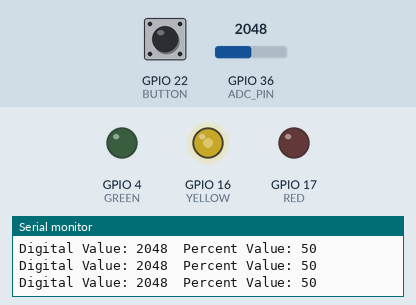
This sketch was run on a simulated ESP32. Parts: output pins drawn as LEDs (lit = HIGH), the last lines printed to the serial monitor. Dashed ring = blinking. The inputs (shaded band) are chosen by the test bench; at power-on: GPIO 36 (ADC_PIN) = 2048, GPIO 22 (BUTTON) LOW.

Above: at 1.2 s.
1.3 s: GPIO 36 (ADC_PIN) set to 491
At 2.5 s:
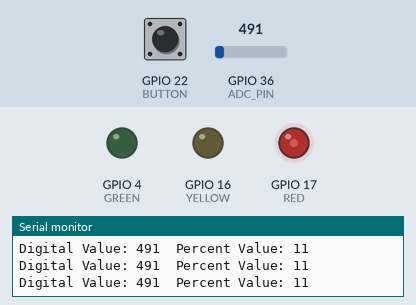
2.8 s: GPIO 22 (BUTTON) pulled HIGH for 0.15 s
At 3.05 s:
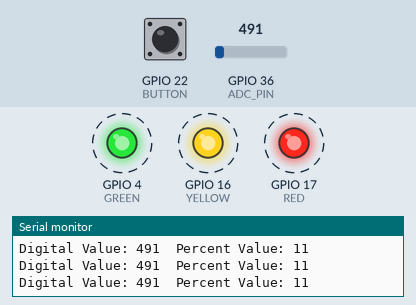
5.8 s: GPIO 36 (ADC_PIN) set to 4095
At 6.5 s:
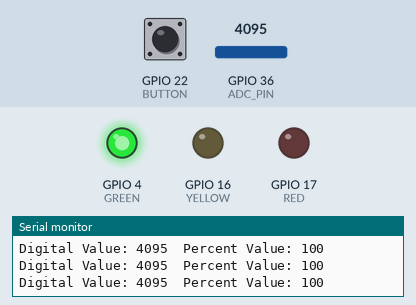
7.5 s: GPIO 36 (ADC_PIN) set to 3603
At 8.6 s:
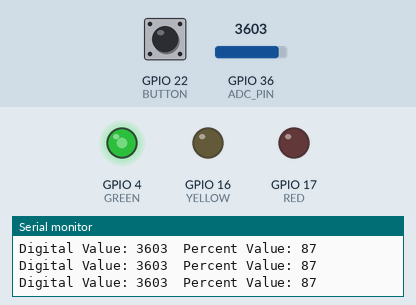
9.0 s: GPIO 22 (BUTTON) pulled HIGH for 1 s
At 9.25 s:
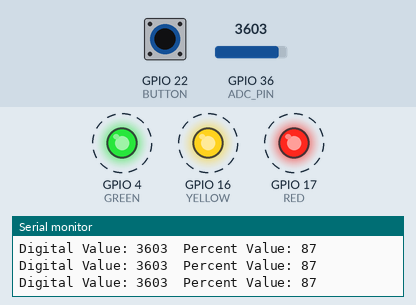
Timing chart, 0 to 13.0 s (numbered marks = the images above; inputs shaded):
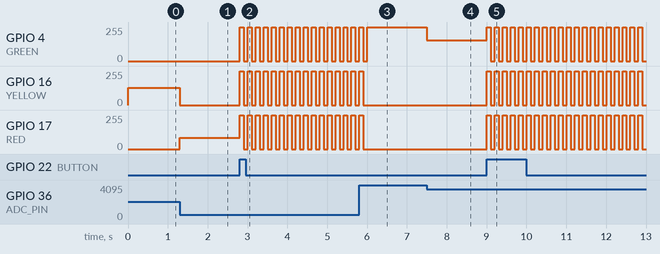

Measured:
- after the input at 1.3 s, GPIO 16 (YELLOW): 131/255 → 0/255 at once; GPIO 17 (RED): 0/255 → 85/255 at once
- after the input at 2.8 s, GPIO 4 (GREEN), GPIO 16 (YELLOW), GPIO 17 (RED): alternates 255/255 for 0.10 s and 0/255 for 0.10 s, starting at once
- after the input at 5.8 s, GPIO 4 (GREEN): goes on until 6.0 s, then stays 255/255; GPIO 16 (YELLOW), GPIO 17 (RED): goes on until 5.9 s, then stays 0/255
- after the input at 7.5 s, GPIO 4 (GREEN): 255/255 → 154/255 at once
- after the input at 9.0 s, GPIO 4 (GREEN), GPIO 16 (YELLOW), GPIO 17 (RED): alternates 255/255 for 0.10 s and 0/255 for 0.10 s, starting at once

The sketch:

Health_Bar.ino
```cpp
#define ADC_PIN 36
#define FREQUENCY 5000
#define RESOLUTION 12
#define GREEN 4
#define YELLOW 16
#define RED 17
#define BUTTON 22

int digital_value = 0;
int percent_value;
bool isPush = false;

void show_push();

void setup() {
  Serial.begin(115200);
  ledcSetup(0,FREQUENCY,RESOLUTION);
  ledcAttachPin(GREEN,0);
  ledcSetup(1,FREQUENCY,RESOLUTION);
  ledcAttachPin(YELLOW,1);
  ledcSetup(2,FREQUENCY,RESOLUTION);
  ledcAttachPin(RED,2);
  attachInterrupt(BUTTON, show_push, RISING);
}

void loop() {
  digital_value = analogRead(ADC_PIN);
  percent_value = map(digital_value, 0, 4095, 0, 100);

  if(percent_value >= 67)
  {
   ledcWrite(0,(percent_value-67)*4095/33);
   ledcWrite(1,0);
   ledcWrite(2,0);
  }

  else if(percent_value >= 34)
  {
   ledcWrite(0,0);
   ledcWrite(1,(percent_value-33)*4095/33);
   ledcWrite(2,0);
  }

  else
  {
   ledcWrite(0,0);
   ledcWrite(1,0);
   ledcWrite(2,percent_value*4095/33);
  }

  if(isPush == true)
  {
    ledcWrite(0, 4095);
    ledcWrite(1, 4095);
    ledcWrite(2, 4095);
    delay(100);
    ledcWrite(0, 0);
    ledcWrite(1, 0);
    ledcWrite(2, 0);
    delay(100);
  }
  if(digital_value == 4095)
  {
    isPush = false;
  }

  Serial.print("Digital Value: ");
  Serial.print(digital_value);
  Serial.print("\t");
  Serial.print("Percent Value: ");
  Serial.println(percent_value);
}

void show_push(){
  isPush = true;
}
```
